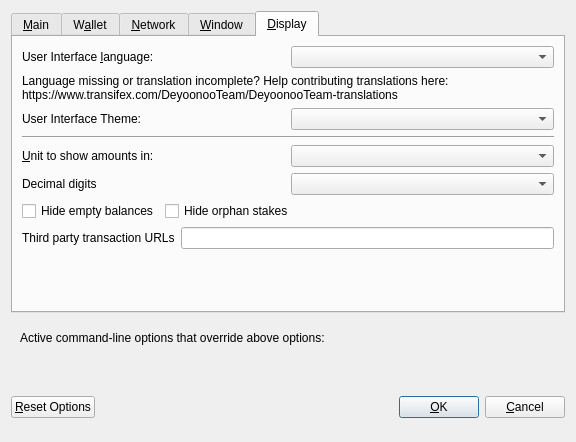
<?xml version="1.0" encoding="UTF-8"?>
<ui version="4.0">
 <class>OptionsDialog</class>
 <widget class="QDialog" name="OptionsDialog">
  <property name="geometry">
   <rect>
    <x>0</x>
    <y>0</y>
    <width>576</width>
    <height>442</height>
   </rect>
  </property>
  <property name="windowTitle">
   <string>Options</string>
  </property>
  <property name="modal">
   <bool>true</bool>
  </property>
  <layout class="QVBoxLayout" name="verticalLayout">
   <item>
    <widget class="QTabWidget" name="tabWidget">
     <property name="currentIndex">
      <number>4</number>
     </property>
     <widget class="QWidget" name="tabMain">
      <attribute name="title">
       <string>&amp;Main</string>
      </attribute>
      <layout class="QVBoxLayout" name="verticalLayout_Main">
       <item>
        <widget class="QCheckBox" name="bitcoinAtStartup">
         <property name="toolTip">
          <string>Automatically start DON after logging in to the system.</string>
         </property>
         <property name="text">
          <string>&amp;Start DON on system login</string>
         </property>
        </widget>
       </item>
       <item>
        <layout class="QHBoxLayout" name="horizontalLayout_2_Main">
         <item>
          <widget class="QLabel" name="databaseCacheLabel">
           <property name="text">
            <string>Size of &amp;database cache</string>
           </property>
           <property name="textFormat">
            <enum>Qt::PlainText</enum>
           </property>
           <property name="buddy">
            <cstring>databaseCache</cstring>
           </property>
          </widget>
         </item>
         <item>
          <widget class="QSpinBox" name="databaseCache"/>
         </item>
         <item>
          <widget class="QLabel" name="databaseCacheUnitLabel">
           <property name="text">
            <string>MB</string>
           </property>
           <property name="textFormat">
            <enum>Qt::PlainText</enum>
           </property>
          </widget>
         </item>
         <item>
          <spacer name="horizontalSpacer_2_Main">
           <property name="orientation">
            <enum>Qt::Horizontal</enum>
           </property>
           <property name="sizeHint" stdset="0">
            <size>
             <width>40</width>
             <height>20</height>
            </size>
           </property>
          </spacer>
         </item>
        </layout>
       </item>
       <item>
        <layout class="QHBoxLayout" name="horizontalLayout_3_Main">
         <item>
          <widget class="QLabel" name="threadsScriptVerifLabel">
           <property name="text">
            <string>Number of script &amp;verification threads</string>
           </property>
           <property name="textFormat">
            <enum>Qt::PlainText</enum>
           </property>
           <property name="buddy">
            <cstring>threadsScriptVerif</cstring>
           </property>
          </widget>
         </item>
         <item>
          <widget class="QSpinBox" name="threadsScriptVerif">
           <property name="toolTip">
            <string>(0 = auto, &lt;0 = leave that many cores free)</string>
           </property>
          </widget>
         </item>
         <item>
          <spacer name="horizontalSpacer_3_Main">
           <property name="orientation">
            <enum>Qt::Horizontal</enum>
           </property>
           <property name="sizeHint" stdset="0">
            <size>
             <width>40</width>
             <height>20</height>
            </size>
           </property>
          </spacer>
         </item>
        </layout>
       </item>
       <item>
        <spacer name="verticalSpacer_2">
         <property name="orientation">
          <enum>Qt::Vertical</enum>
         </property>
         <property name="sizeHint" stdset="0">
          <size>
           <width>20</width>
           <height>40</height>
          </size>
         </property>
        </spacer>
       </item>
       <item>
        <layout class="QHBoxLayout" name="horiz-autominting-layout">
         <item>
          <widget class="QCheckBox" name="checkBoxZeromintEnable">
           <property name="toolTip">
            <string>Enable automatic minting of DON units to zDON</string>
           </property>
           <property name="layoutDirection">
            <enum>Qt::LeftToRight</enum>
           </property>
           <property name="text">
            <string>Enable zDON Automint</string>
           </property>
          </widget>
         </item>
         <item>
          <widget class="QCheckBox" name="checkBoxZeromintAddresses">
           <property name="toolTip">
            <string>Enable automatic zDON minting from specific addresses</string>
           </property>
           <property name="layoutDirection">
            <enum>Qt::LeftToRight</enum>
           </property>
           <property name="text">
            <string>Enable Automint Addresses</string>
           </property>
          </widget>
         </item>
        </layout>
       </item>
       <item>
        <layout class="QHBoxLayout" name="horizontalLayout_3">
         <item>
          <widget class="QLabel" name="percentage_label">
           <property name="toolTip">
            <string>Percentage of incoming DON which get automatically converted to zDON via Zerocoin Protocol (min: 10%)</string>
           </property>
           <property name="text">
            <string>Percentage of autominted zDON</string>
           </property>
          </widget>
         </item>
         <item>
          <widget class="QSpinBox" name="zeromintPercentage">
           <property name="minimum">
            <number>1</number>
           </property>
           <property name="maximum">
            <number>100</number>
           </property>
          </widget>
         </item>
        </layout>
       </item>
       <item>
        <layout class="QHBoxLayout" name="horizontalLayout" stretch="0,0">
         <property name="sizeConstraint">
          <enum>QLayout::SetFixedSize</enum>
         </property>
         <item>
          <widget class="QLabel" name="labelPreferredDenom">
           <property name="maximumSize">
            <size>
             <width>16777215</width>
             <height>16777215</height>
            </size>
           </property>
           <property name="toolTip">
            <string>Wait with automatic conversion to Zerocoin until enough DON for this denomination is available</string>
           </property>
           <property name="text">
            <string>Preferred Automint zDON Denomination</string>
           </property>
          </widget>
         </item>
         <item>
          <widget class="QComboBox" name="preferredDenom">
           <property name="maximumSize">
            <size>
             <width>16777215</width>
             <height>27</height>
            </size>
           </property>
           <property name="toolTip">
            <string>Wait with automatic conversion to Zerocoin until enough DON for this denomination is available</string>
           </property>
           <property name="maxVisibleItems">
            <number>9</number>
           </property>
           <property name="maxCount">
            <number>9</number>
           </property>
          </widget>
         </item>
        </layout>
       </item>
      </layout>
     </widget>
     <widget class="QWidget" name="tabWallet">
      <attribute name="title">
       <string>W&amp;allet</string>
      </attribute>
      <layout class="QVBoxLayout" name="verticalLayout_Wallet">
       <item>
        <layout class="QHBoxLayout" name="horizontalLayout_2_Wallet">
         <item>
          <widget class="QLabel" name="labelStakeSplitThresholdText">
           <property name="text">
            <string>Stake split threshold:</string>
           </property>
          </widget>
         </item>
         <item>
          <widget class="QSpinBox" name="spinBoxStakeSplitThreshold">
           <property name="minimum">
            <number>1</number>
           </property>
           <property name="maximum">
            <number>999999</number>
           </property>
          </widget>
         </item>
        </layout>
       </item>
       <item>
        <widget class="QGroupBox" name="groupBox">
         <property name="title">
          <string>Expert</string>
         </property>
         <layout class="QVBoxLayout" name="verticalLayout_2">
          <item>
           <widget class="QCheckBox" name="coinControlFeatures">
            <property name="toolTip">
             <string>Whether to show coin control features or not.</string>
            </property>
            <property name="text">
             <string>Enable coin &amp;control features</string>
            </property>
           </widget>
          </item>
          <item>
           <widget class="QCheckBox" name="showMasternodesTab">
            <property name="toolTip">
             <string>Show additional tab listing all your masternodes in first sub-tab&lt;br/&gt;and all masternodes on the network in second sub-tab.</string>
            </property>
            <property name="text">
             <string>Show Masternodes Tab</string>
            </property>
           </widget>
          </item>
          <item>
           <widget class="QCheckBox" name="spendZeroConfChange">
            <property name="toolTip">
             <string>If you disable the spending of unconfirmed change, the change from a transaction&lt;br/&gt;cannot be used until that transaction has at least one confirmation.&lt;br/&gt;This also affects how your balance is computed.</string>
            </property>
            <property name="text">
             <string>&amp;Spend unconfirmed change</string>
            </property>
           </widget>
          </item>
         </layout>
        </widget>
       </item>
       <item>
        <spacer name="verticalSpacer_Wallet">
         <property name="orientation">
          <enum>Qt::Vertical</enum>
         </property>
         <property name="sizeHint" stdset="0">
          <size>
           <width>20</width>
           <height>40</height>
          </size>
         </property>
        </spacer>
       </item>
      </layout>
     </widget>
     <widget class="QWidget" name="tabNetwork">
      <attribute name="title">
       <string>&amp;Network</string>
      </attribute>
      <layout class="QVBoxLayout" name="verticalLayout_Network">
       <item>
        <widget class="QCheckBox" name="mapPortUpnp">
         <property name="toolTip">
          <string>Automatically open the DON client port on the router. This only works when your router supports UPnP and it is enabled.</string>
         </property>
         <property name="text">
          <string>Map port using &amp;UPnP</string>
         </property>
        </widget>
       </item>
       <item>
        <widget class="QCheckBox" name="allowIncoming">
         <property name="toolTip">
          <string>Accept connections from outside</string>
         </property>
         <property name="text">
          <string>Allow incoming connections</string>
         </property>
        </widget>
       </item>
       <item>
        <widget class="QCheckBox" name="connectSocks">
         <property name="toolTip">
          <string>Connect to the DON network through a SOCKS5 proxy.</string>
         </property>
         <property name="text">
          <string>&amp;Connect through SOCKS5 proxy (default proxy):</string>
         </property>
        </widget>
       </item>
       <item>
        <layout class="QHBoxLayout" name="horizontalLayout_1_Network">
         <item>
          <widget class="QLabel" name="proxyIpLabel">
           <property name="text">
            <string>Proxy &amp;IP:</string>
           </property>
           <property name="textFormat">
            <enum>Qt::PlainText</enum>
           </property>
           <property name="buddy">
            <cstring>proxyIp</cstring>
           </property>
          </widget>
         </item>
         <item>
          <widget class="QValidatedLineEdit" name="proxyIp">
           <property name="minimumSize">
            <size>
             <width>140</width>
             <height>0</height>
            </size>
           </property>
           <property name="maximumSize">
            <size>
             <width>140</width>
             <height>16777215</height>
            </size>
           </property>
           <property name="toolTip">
            <string>IP address of the proxy (e.g. IPv4: 127.0.0.1 / IPv6: ::1)</string>
           </property>
          </widget>
         </item>
         <item>
          <widget class="QLabel" name="proxyPortLabel">
           <property name="text">
            <string>&amp;Port:</string>
           </property>
           <property name="textFormat">
            <enum>Qt::PlainText</enum>
           </property>
           <property name="buddy">
            <cstring>proxyPort</cstring>
           </property>
          </widget>
         </item>
         <item>
          <widget class="QLineEdit" name="proxyPort">
           <property name="minimumSize">
            <size>
             <width>55</width>
             <height>0</height>
            </size>
           </property>
           <property name="maximumSize">
            <size>
             <width>55</width>
             <height>16777215</height>
            </size>
           </property>
           <property name="toolTip">
            <string>Port of the proxy (e.g. 9050)</string>
           </property>
          </widget>
         </item>
         <item>
          <spacer name="horizontalSpacer_1_Network">
           <property name="orientation">
            <enum>Qt::Horizontal</enum>
           </property>
           <property name="sizeHint" stdset="0">
            <size>
             <width>40</width>
             <height>20</height>
            </size>
           </property>
          </spacer>
         </item>
        </layout>
       </item>
       <item>
        <spacer name="verticalSpacer_Network">
         <property name="orientation">
          <enum>Qt::Vertical</enum>
         </property>
         <property name="sizeHint" stdset="0">
          <size>
           <width>20</width>
           <height>40</height>
          </size>
         </property>
        </spacer>
       </item>
      </layout>
     </widget>
     <widget class="QWidget" name="tabWindow">
      <attribute name="title">
       <string>&amp;Window</string>
      </attribute>
      <layout class="QVBoxLayout" name="verticalLayout_Window">
       <item>
        <widget class="QCheckBox" name="minimizeToTray">
         <property name="toolTip">
          <string>Show only a tray icon after minimizing the window.</string>
         </property>
         <property name="text">
          <string>&amp;Minimize to the tray instead of the taskbar</string>
         </property>
        </widget>
       </item>
       <item>
        <widget class="QCheckBox" name="minimizeOnClose">
         <property name="toolTip">
          <string>Minimize instead of exit the application when the window is closed. When this option is enabled, the application will be closed only after selecting Quit in the menu.</string>
         </property>
         <property name="text">
          <string>M&amp;inimize on close</string>
         </property>
        </widget>
       </item>
       <item>
        <spacer name="verticalSpacer_Window">
         <property name="orientation">
          <enum>Qt::Vertical</enum>
         </property>
         <property name="sizeHint" stdset="0">
          <size>
           <width>20</width>
           <height>40</height>
          </size>
         </property>
        </spacer>
       </item>
      </layout>
     </widget>
     <widget class="QWidget" name="tabDisplay">
      <attribute name="title">
       <string>&amp;Display</string>
      </attribute>
      <layout class="QVBoxLayout" name="verticalLayout_Display">
       <item>
        <layout class="QHBoxLayout" name="horizontalLayout_1_Display">
         <item>
          <widget class="QLabel" name="langLabel">
           <property name="text">
            <string>User Interface &amp;language:</string>
           </property>
           <property name="textFormat">
            <enum>Qt::PlainText</enum>
           </property>
           <property name="buddy">
            <cstring>lang</cstring>
           </property>
          </widget>
         </item>
         <item>
          <widget class="QValueComboBox" name="lang">
           <property name="toolTip">
            <string>The user interface language can be set here. This setting will take effect after restarting DON.</string>
           </property>
          </widget>
         </item>
        </layout>
       </item>
       <item>
        <widget class="QLabel" name="label_3">
         <property name="toolTip">
          <string notr="true"/>
         </property>
         <property name="statusTip">
          <string notr="true"/>
         </property>
         <property name="whatsThis">
          <string notr="true"/>
         </property>
         <property name="accessibleName">
          <string notr="true"/>
         </property>
         <property name="text">
          <string>Language missing or translation incomplete? Help contributing translations here:
https://www.transifex.com/DeyoonooTeam/DeyoonooTeam-translations</string>
         </property>
         <property name="wordWrap">
          <bool>true</bool>
         </property>
         <property name="openExternalLinks">
          <bool>true</bool>
         </property>
         <property name="textInteractionFlags">
          <set>Qt::TextBrowserInteraction</set>
         </property>
        </widget>
       </item>
       <item>
        <layout class="QHBoxLayout" name="horizontalLayout_2_Display" stretch="0,0">
         <item>
          <widget class="QLabel" name="themeLabel">
           <property name="text">
            <string>User Interface Theme:</string>
           </property>
          </widget>
         </item>
         <item>
          <widget class="QValueComboBox" name="theme"/>
         </item>
        </layout>
       </item>
       <item>
        <widget class="Line" name="line">
         <property name="orientation">
          <enum>Qt::Horizontal</enum>
         </property>
        </widget>
       </item>
       <item>
        <layout class="QHBoxLayout" name="horizontalLayout_3_Display">
         <item>
          <widget class="QLabel" name="unitLabel">
           <property name="text">
            <string>&amp;Unit to show amounts in:</string>
           </property>
           <property name="textFormat">
            <enum>Qt::PlainText</enum>
           </property>
           <property name="buddy">
            <cstring>unit</cstring>
           </property>
          </widget>
         </item>
         <item>
          <widget class="QValueComboBox" name="unit">
           <property name="toolTip">
            <string>Choose the default subdivision unit to show in the interface and when sending coins.</string>
           </property>
          </widget>
         </item>
        </layout>
       </item>
       <item>
        <layout class="QHBoxLayout" name="horizontalLayout_4_Display">
         <item>
          <widget class="QLabel" name="digitsLabel">
           <property name="text">
            <string>Decimal digits</string>
           </property>
          </widget>
         </item>
         <item>
          <widget class="QValueComboBox" name="digits"/>
         </item>
        </layout>
       </item>
       <item>
        <layout class="QHBoxLayout" name="horizontalLayout_5_Display">
         <item>
          <widget class="QCheckBox" name="checkBoxHideZeroBalances">
           <property name="toolTip">
            <string>Hide empty balances</string>
           </property>
           <property name="layoutDirection">
            <enum>Qt::LeftToRight</enum>
           </property>
           <property name="text">
            <string>Hide empty balances</string>
           </property>
          </widget>
         </item>
         <item>
          <widget class="QCheckBox" name="checkBoxHideOrphans">
           <property name="toolTip">
            <string>Hide orphan stakes in transaction lists</string>
           </property>
           <property name="text">
            <string>Hide orphan stakes</string>
           </property>
          </widget>
         </item>
         <item>
          <spacer name="horizontalSpacer">
           <property name="orientation">
            <enum>Qt::Horizontal</enum>
           </property>
           <property name="sizeHint" stdset="0">
            <size>
             <width>40</width>
             <height>20</height>
            </size>
           </property>
          </spacer>
         </item>
        </layout>
       </item>
       <item>
        <layout class="QHBoxLayout" name="horizontalLayout_6_Display">
         <item>
          <widget class="QLabel" name="thirdPartyTxUrlsLabel">
           <property name="toolTip">
            <string>Third party URLs (e.g. a block explorer) that appear in the transactions tab as context menu items. %s in the URL is replaced by transaction hash. Multiple URLs are separated by vertical bar |.</string>
           </property>
           <property name="text">
            <string>Third party transaction URLs</string>
           </property>
           <property name="buddy">
            <cstring>thirdPartyTxUrls</cstring>
           </property>
          </widget>
         </item>
         <item>
          <widget class="QLineEdit" name="thirdPartyTxUrls">
           <property name="toolTip">
            <string>Third party URLs (e.g. a block explorer) that appear in the transactions tab as context menu items. %s in the URL is replaced by transaction hash. Multiple URLs are separated by vertical bar |.</string>
           </property>
          </widget>
         </item>
        </layout>
       </item>
       <item>
        <spacer name="verticalSpacer">
         <property name="orientation">
          <enum>Qt::Vertical</enum>
         </property>
         <property name="sizeHint" stdset="0">
          <size>
           <width>20</width>
           <height>40</height>
          </size>
         </property>
        </spacer>
       </item>
      </layout>
     </widget>
    </widget>
   </item>
   <item>
    <widget class="QFrame" name="frame">
     <layout class="QVBoxLayout" name="verticalLayout_Bottom">
      <item>
       <layout class="QHBoxLayout" name="horizontalLayout_Bottom">
        <item>
         <widget class="QLabel" name="overriddenByCommandLineInfoLabel">
          <property name="text">
           <string>Active command-line options that override above options:</string>
          </property>
          <property name="textFormat">
           <enum>Qt::PlainText</enum>
          </property>
         </widget>
        </item>
        <item>
         <spacer name="horizontalSpacer_Bottom">
          <property name="orientation">
           <enum>Qt::Horizontal</enum>
          </property>
          <property name="sizeHint" stdset="0">
           <size>
            <width>40</width>
            <height>20</height>
           </size>
          </property>
         </spacer>
        </item>
       </layout>
      </item>
      <item>
       <widget class="QLabel" name="overriddenByCommandLineLabel">
        <property name="text">
         <string/>
        </property>
        <property name="textFormat">
         <enum>Qt::PlainText</enum>
        </property>
        <property name="wordWrap">
         <bool>true</bool>
        </property>
       </widget>
      </item>
     </layout>
    </widget>
   </item>
   <item>
    <layout class="QHBoxLayout" name="horizontalLayout_Buttons">
     <item>
      <widget class="QPushButton" name="resetButton">
       <property name="toolTip">
        <string>Reset all client options to default.</string>
       </property>
       <property name="text">
        <string>&amp;Reset Options</string>
       </property>
       <property name="autoDefault">
        <bool>false</bool>
       </property>
      </widget>
     </item>
     <item>
      <spacer name="horizontalSpacer_1">
       <property name="orientation">
        <enum>Qt::Horizontal</enum>
       </property>
       <property name="sizeHint" stdset="0">
        <size>
         <width>40</width>
         <height>48</height>
        </size>
       </property>
      </spacer>
     </item>
     <item>
      <widget class="QLabel" name="statusLabel">
       <property name="minimumSize">
        <size>
         <width>200</width>
         <height>0</height>
        </size>
       </property>
       <property name="font">
        <font>
         <weight>75</weight>
         <bold>true</bold>
        </font>
       </property>
       <property name="text">
        <string/>
       </property>
       <property name="textFormat">
        <enum>Qt::PlainText</enum>
       </property>
       <property name="wordWrap">
        <bool>true</bool>
       </property>
      </widget>
     </item>
     <item>
      <spacer name="horizontalSpacer_2">
       <property name="orientation">
        <enum>Qt::Horizontal</enum>
       </property>
       <property name="sizeHint" stdset="0">
        <size>
         <width>40</width>
         <height>48</height>
        </size>
       </property>
      </spacer>
     </item>
     <item>
      <widget class="QPushButton" name="okButton">
       <property name="text">
        <string>&amp;OK</string>
       </property>
       <property name="autoDefault">
        <bool>false</bool>
       </property>
       <property name="default">
        <bool>true</bool>
       </property>
      </widget>
     </item>
     <item>
      <widget class="QPushButton" name="cancelButton">
       <property name="text">
        <string>&amp;Cancel</string>
       </property>
       <property name="autoDefault">
        <bool>false</bool>
       </property>
      </widget>
     </item>
    </layout>
   </item>
  </layout>
 </widget>
 <customwidgets>
  <customwidget>
   <class>QValidatedLineEdit</class>
   <extends>QLineEdit</extends>
   <header>qvalidatedlineedit.h</header>
  </customwidget>
  <customwidget>
   <class>QValueComboBox</class>
   <extends>QComboBox</extends>
   <header>qvaluecombobox.h</header>
  </customwidget>
 </customwidgets>
 <resources/>
 <connections/>
</ui>
